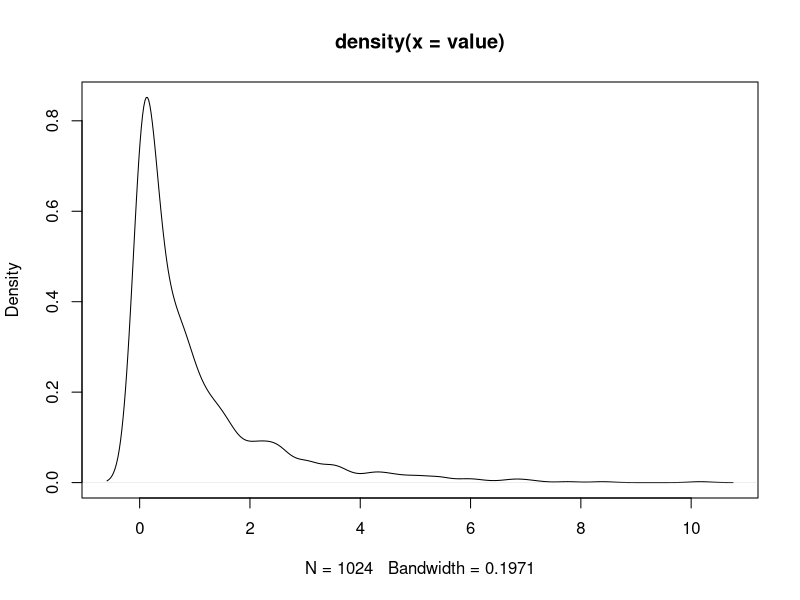

This figure's R source:
# 乱数の分布クラスを使用した結果の出力を、図に変換するRスクリプト

# png形式で出力する
png("chi_squared_distribution.png")

# TSV形式になっている乱数の出力データを読み込む
x <- read.table("chi_squared_distribution.tsv")

# 1列目だけを抜き出す
value = x$V1

# 以下、データの特性に合わせて、ヒストグラムかプロットかを選択してください。

# ヒストグラムとして出力
# hist(value)

# プロットとして出力
plot(density(value))
